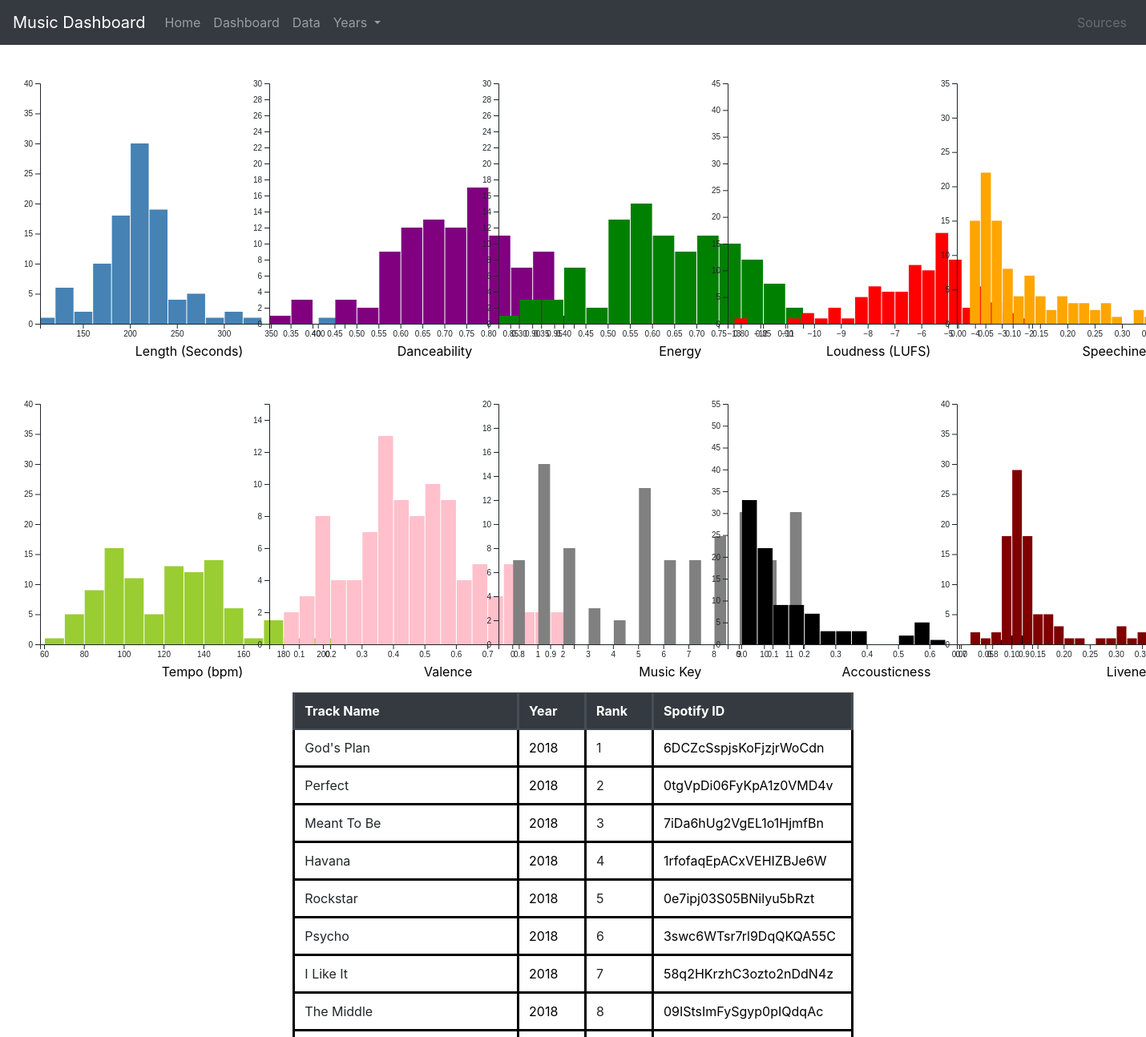
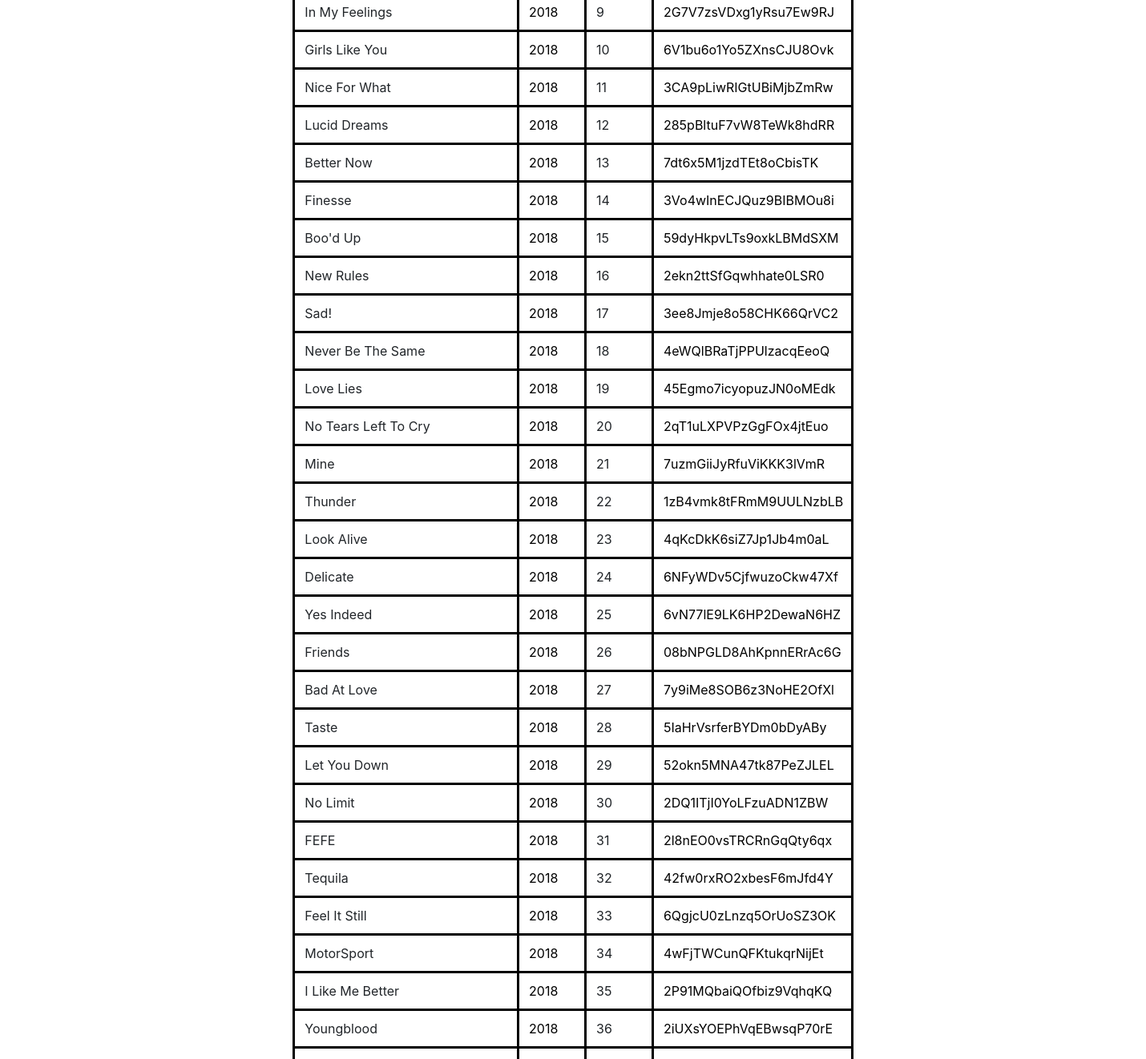
The app's page /data/2018/ with its own data (2 pictures, top to bottom).
### dashboard/models.py (models this page shows, shortened)
class Track(models.Model):
    track_name = models.CharField(max_length=100)
    rank = models.PositiveSmallIntegerField(blank=True, null=True)
    year = models.PositiveSmallIntegerField(blank=True, null=True)
    spotify_id = models.CharField(max_length=25)
    length = models.DecimalField(max_digits=7, decimal_places=3)
    danceability = models.DecimalField(max_digits=7, decimal_places=3)
    energy = models.DecimalField(max_digits=7, decimal_places=3)
    loudness = models.DecimalField(max_digits=7, decimal_places=3)
    speechiness = models.DecimalField(max_digits=7, decimal_places=3)
    tempo = models.DecimalField(max_digits=7, decimal_places=3)
    valence = models.DecimalField(max_digits=7, decimal_places=3)
    music_key = models.PositiveSmallIntegerField(blank=True, null=True)
    acousticness = models.DecimalField(max_digits=7, decimal_places=3)
    liveness = models.DecimalField(max_digits=7, decimal_places=3)
    artist = models.ManyToManyField(Artist)
    class Meta(object):
        ordering = ['track_name', 'year']

### dashboard/views.py (the view)
# urls.py: path('data/<int:year>/', TrackYearListView.as_view(), name='track-year')
class TrackYearListView(ListView):
    model = Track
    template_name = 'dashboard/track_year.html'
    context_object_name = 'track'
    def get_queryset(self):
       return Track.objects.filter(year=self.kwargs.get('year')).order_by('rank')
    def get_context_data(self, **kwargs):
        context = super().get_context_data(**kwargs)
        all_fields=Track._meta.get_fields()
        ignore = ['id', 'track_name', 'rank', 'year', 'spotify_id', 'artist']
        for field in all_fields:
            if field.name in ignore:
                continue
            temp = list(Track.objects.filter(year=self.kwargs.get('year')).values_list(field.name))
            context[field.name] = [item for t in temp for item in t]
            for i in range(len(context[field.name])):
                 context[field.name][i] = float(context[field.name][i])
        return context

### dashboard/templatetags/range.py (called while the page is built)
@register.filter(name='range')
def _range(_min, args=None):
    _max, _step = None, None
    if args:
        if not isinstance(args, int):
            _max, _step = map(int, args.split(','))
        else:
            _max = args
    args = filter(None, (_min, _max, _step))
    return range(*args)

### dashboard/templates/dashboard/track_list.html (shortened to what this page needs)
﻿{% extends "dashboard/data.html" %}
{% block main%}
<div style="padding:20px 20px 20px 20px"></div>
<div class="graphContainer">
    <div id="length" class="column">
    </div>
    <div id="danceability" class="column">
    </div>
    <div id="energy" class="column">
    </div>
    <div id="loudness" class="column">
    </div>
    <div id="speechiness" class="column"></div>
</div>
{% endblock %}

### dashboard/templates/dashboard/data.html
﻿{% extends "dashboard/base.html" %}
{% block content %}
<div class ="container"style="margin-left:auto; margin-right:auto; margin-top:50px; width: 51%; overflow: scroll; height: 75vh;">
<div>
    <table class="track-table table" style="margin-left:auto; margin-right:auto;">
        <thead class="thead-dark">
            <tr>
                <th scope="col" class="track-head track-cell name">Track Name</th>
                <th scope="col" class="track-head track-cell year">Year</th>
                <th scope="col" class="track-head track-cell rank">Rank</th>
                <th scope="col" class="track-head track-cell spot-id">Spotify ID</th>
            </tr>
            </thead>
        <tbody>
        {% for song in track%}
            <tr>
                <td scope="row" class="track-cell track-body name">{{ song.track_name }}</td>
                <td class="track-cell track-body year"><a class ="cell-link" href="{% url 'track-year' song.year %}"><div>{{ song.year }}</div></a></td>
                <td class="track-cell track-body rank">{{ song.rank }}</td>
                <td class="track-cell track-body spot-id"><a style="color:black" href="https://open.spotify.com/track/{{song.spotify_id}}" target="_blank">{{ song.spotify_id }}</a></td>
            </tr>
        {% endfor %}
        </tbody>
    </table>
</div>
    </div>
{% endblock %}

### dashboard/templates/dashboard/base.html (style rules this page uses)
th { position: sticky; top: 0; }
.track-cell { border: 3px solid black; background-color: white; }
.spot-id { max-width: 80px; width: 80px; }
.name { max-width: 90px; width: 90px; }
.year { max-width: 7px; width: 7px; }
.rank { max-width: 2px; width: 2px; }
.cell-link { color: black !important }
.column { float: left; width: 20%; }

### records on screen
Track: track_name "God's Plan", year "2018", rank "1", spotify_id "6DCZcSspjsKoFjzjrWoCdn"
Track: track_name "Perfect", year "2018", rank "2", spotify_id "0tgVpDi06FyKpA1z0VMD4v"
Track: track_name "Meant To Be", year "2018", rank "3", spotify_id "7iDa6hUg2VgEL1o1HjmfBn"
Track: track_name "Havana", year "2018", rank "4", spotify_id "1rfofaqEpACxVEHIZBJe6W"
Track: track_name "Rockstar", year "2018", rank "5", spotify_id "0e7ipj03S05BNilyu5bRzt"
Track: track_name "Psycho", year "2018", rank "6", spotify_id "3swc6WTsr7rl9DqQKQA55C"
Track: track_name "I Like It", year "2018", rank "7", spotify_id "58q2HKrzhC3ozto2nDdN4z"
Track: track_name "The Middle", year "2018", rank "8", spotify_id "09IStsImFySgyp0pIQdqAc"
Track: track_name "In My Feelings", year "2018", rank "9", spotify_id "2G7V7zsVDxg1yRsu7Ew9RJ"
Track: track_name "Girls Like You", year "2018", rank "10", spotify_id "6V1bu6o1Yo5ZXnsCJU8Ovk"
Track: track_name "Nice For What", year "2018", rank "11", spotify_id "3CA9pLiwRIGtUBiMjbZmRw"
Track: track_name "Lucid Dreams", year "2018", rank "12", spotify_id "285pBltuF7vW8TeWk8hdRR"
Track: track_name "Better Now", year "2018", rank "13", spotify_id "7dt6x5M1jzdTEt8oCbisTK"
Track: track_name "Finesse", year "2018", rank "14", spotify_id "3Vo4wInECJQuz9BIBMOu8i"
Track: track_name "Boo'd Up", year "2018", rank "15", spotify_id "59dyHkpvLTs9oxkLBMdSXM"
Track: track_name "New Rules", year "2018", rank "16", spotify_id "2ekn2ttSfGqwhhate0LSR0"
Track: track_name "Sad!", year "2018", rank "17", spotify_id "3ee8Jmje8o58CHK66QrVC2"
Track: track_name "Never Be The Same", year "2018", rank "18", spotify_id "4eWQlBRaTjPPUlzacqEeoQ"
Track: track_name "Love Lies", year "2018", rank "19", spotify_id "45Egmo7icyopuzJN0oMEdk"
Track: track_name "No Tears Left To Cry", year "2018", rank "20", spotify_id "2qT1uLXPVPzGgFOx4jtEuo"
Track: track_name "Mine", year "2018", rank "21", spotify_id "7uzmGiiJyRfuViKKK3lVmR"
Track: track_name "Thunder", year "2018", rank "22", spotify_id "1zB4vmk8tFRmM9UULNzbLB"
Track: track_name "Look Alive", year "2018", rank "23", spotify_id "4qKcDkK6siZ7Jp1Jb4m0aL"
Track: track_name "Delicate", year "2018", rank "24", spotify_id "6NFyWDv5CjfwuzoCkw47Xf"
Track: track_name "Yes Indeed", year "2018", rank "25", spotify_id "6vN77lE9LK6HP2DewaN6HZ"
Track: track_name "Friends", year "2018", rank "26", spotify_id "08bNPGLD8AhKpnnERrAc6G"
Track: track_name "Bad At Love", year "2018", rank "27", spotify_id "7y9iMe8SOB6z3NoHE2OfXl"
Track: track_name "Taste", year "2018", rank "28", spotify_id "5IaHrVsrferBYDm0bDyABy"
Track: track_name "Let You Down", year "2018", rank "29", spotify_id "52okn5MNA47tk87PeZJLEL"
Track: track_name "No Limit", year "2018", rank "30", spotify_id "2DQ1ITjI0YoLFzuADN1ZBW"
Track: track_name "FEFE", year "2018", rank "31", spotify_id "2l8nEO0vsTRCRnGqQty6qx"
Track: track_name "Tequila", year "2018", rank "32", spotify_id "42fw0rxRO2xbesF6mJfd4Y"
Track: track_name "Feel It Still", year "2018", rank "33", spotify_id "6QgjcU0zLnzq5OrUoSZ3OK"
Track: track_name "MotorSport", year "2018", rank "34", spotify_id "4wFjTWCunQFKtukqrNijEt"
Track: track_name "I Like Me Better", year "2018", rank "35", spotify_id "2P91MQbaiQOfbiz9VqhqKQ"
Track: track_name "Youngblood", year "2018", rank "36", spotify_id "2iUXsYOEPhVqEBwsqP70rE"
